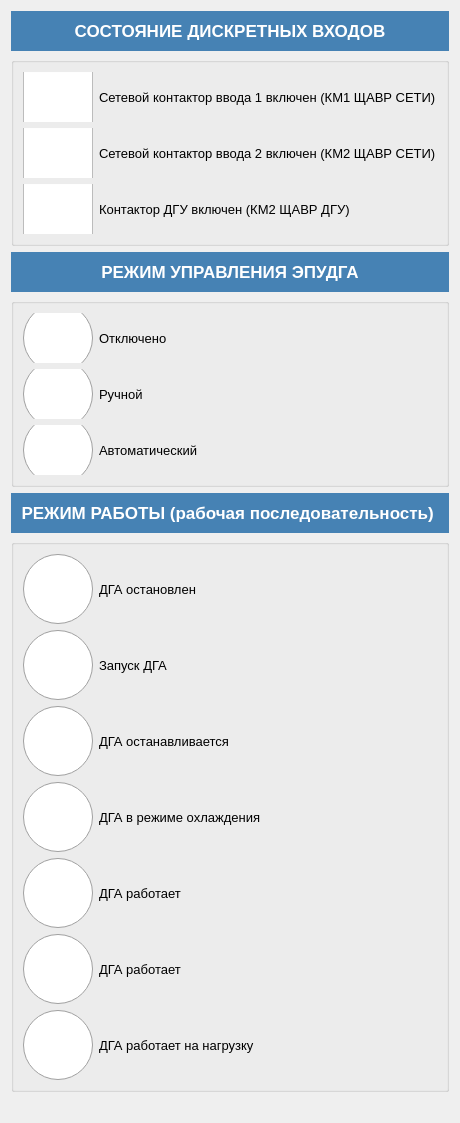
        <widget class="QWidget" name="tab_2">
         <attribute name="title">
          <string>Панель состояния ДГА</string>
         </attribute>
         <layout class="QVBoxLayout" name="verticalLayout_3">
          <item>
           <layout class="QGridLayout" name="gridLayout_4">
            <item row="0" column="0">
             <widget class="QLabel" name="label_38">
              <property name="minimumSize">
               <size>
                <width>0</width>
                <height>40</height>
               </size>
              </property>
              <property name="maximumSize">
               <size>
                <width>16777215</width>
                <height>40</height>
               </size>
              </property>
              <property name="font">
               <font>
                <family>Arimo</family>
                <pointsize>13</pointsize>
                <weight>75</weight>
                <bold>true</bold>
               </font>
              </property>
              <property name="styleSheet">
               <string notr="true">background-color: steelblue; color: white;</string>
              </property>
              <property name="text">
               <string>СОСТОЯНИЕ ДИСКРЕТНЫХ ВХОДОВ</string>
              </property>
              <property name="alignment">
               <set>Qt::AlignCenter</set>
              </property>
             </widget>
            </item>
            <item row="7" column="0">
             <widget class="QLabel" name="label_41">
              <property name="minimumSize">
               <size>
                <width>0</width>
                <height>40</height>
               </size>
              </property>
              <property name="maximumSize">
               <size>
                <width>16777215</width>
                <height>40</height>
               </size>
              </property>
              <property name="font">
               <font>
                <family>Arimo</family>
                <pointsize>13</pointsize>
                <weight>75</weight>
                <bold>true</bold>
               </font>
              </property>
              <property name="styleSheet">
               <string notr="true">background-color: steelblue; color: white;</string>
              </property>
              <property name="text">
               <string>РЕЖИМ РАБОТЫ (рабочая последовательность) </string>
              </property>
              <property name="alignment">
               <set>Qt::AlignCenter</set>
              </property>
             </widget>
            </item>
            <item row="8" column="0" rowspan="5">
             <widget class="QGroupBox" name="groupBox_2">
              <property name="minimumSize">
               <size>
                <width>0</width>
                <height>150</height>
               </size>
              </property>
              <property name="title">
               <string/>
              </property>
              <layout class="QVBoxLayout" name="verticalLayout_6">
               <item>
                <layout class="QGridLayout" name="gridLayout_6">
                 <item row="0" column="0">
                  <widget class="QRadioButton" name="radioButton_reg_133_0">
                   <property name="minimumSize">
                    <size>
                     <width>0</width>
                     <height>30</height>
                    </size>
                   </property>
                   <property name="font">
                    <font>
                     <pointsize>10</pointsize>
                     <weight>50</weight>
                     <bold>false</bold>
                    </font>
                   </property>
                   <property name="styleSheet">
                    <string notr="true">QRadioButton::indicator { width:70px; height: 70px;} 
QRadioButton::indicator::checked {image: url(:/new/images/resource/on.png);}
QRadioButton::indicator::unchecked {image: url(:/new/images/resource/off.png);}</string>
                   </property>
                   <property name="text">
                    <string>ДГА остановлен</string>
                   </property>
                  </widget>
                 </item>
                 <item row="3" column="0">
                  <widget class="QRadioButton" name="radioButton_reg_133_16">
                   <property name="minimumSize">
                    <size>
                     <width>0</width>
                     <height>30</height>
                    </size>
                   </property>
                   <property name="font">
                    <font>
                     <pointsize>10</pointsize>
                     <weight>50</weight>
                     <bold>false</bold>
                    </font>
                   </property>
                   <property name="styleSheet">
                    <string notr="true">QRadioButton::indicator { width:70px; height: 70px;} 
QRadioButton::indicator::checked {image: url(:/new/images/resource/on.png);}
QRadioButton::indicator::unchecked {image: url(:/new/images/resource/off.png);}</string>
                   </property>
                   <property name="text">
                    <string>ДГА в режиме охлаждения</string>
                   </property>
                  </widget>
                 </item>
                 <item row="6" column="0">
                  <widget class="QRadioButton" name="radioButton_reg_133_19">
                   <property name="minimumSize">
                    <size>
                     <width>0</width>
                     <height>30</height>
                    </size>
                   </property>
                   <property name="font">
                    <font>
                     <pointsize>10</pointsize>
                     <weight>50</weight>
                     <bold>false</bold>
                    </font>
                   </property>
                   <property name="styleSheet">
                    <string notr="true">QRadioButton::indicator { width:70px; height: 70px;} 
QRadioButton::indicator::checked {image: url(:/new/images/resource/on.png);}
QRadioButton::indicator::unchecked {image: url(:/new/images/resource/off.png);}</string>
                   </property>
                   <property name="text">
                    <string>ДГА работает на нагрузку</string>
                   </property>
                  </widget>
                 </item>
                 <item row="4" column="0">
                  <widget class="QRadioButton" name="radioButton_reg_133_4">
                   <property name="minimumSize">
                    <size>
                     <width>0</width>
                     <height>30</height>
                    </size>
                   </property>
                   <property name="font">
                    <font>
                     <pointsize>10</pointsize>
                     <weight>50</weight>
                     <bold>false</bold>
                    </font>
                   </property>
                   <property name="styleSheet">
                    <string notr="true">QRadioButton::indicator { width:70px; height: 70px;} 
QRadioButton::indicator::checked {image: url(:/new/images/resource/on.png);}
QRadioButton::indicator::unchecked {image: url(:/new/images/resource/off.png);}</string>
                   </property>
                   <property name="text">
                    <string>ДГА работает</string>
                   </property>
                  </widget>
                 </item>
                 <item row="1" column="0">
                  <widget class="QRadioButton" name="radioButton_reg_133_1">
                   <property name="minimumSize">
                    <size>
                     <width>0</width>
                     <height>30</height>
                    </size>
                   </property>
                   <property name="font">
                    <font>
                     <pointsize>10</pointsize>
                     <weight>50</weight>
                     <bold>false</bold>
                    </font>
                   </property>
                   <property name="styleSheet">
                    <string notr="true">QRadioButton::indicator { width:70px; height: 70px;} 
QRadioButton::indicator::checked {image: url(:/new/images/resource/on.png);}
QRadioButton::indicator::unchecked {image: url(:/new/images/resource/off.png);}</string>
                   </property>
                   <property name="text">
                    <string>Запуск ДГА</string>
                   </property>
                  </widget>
                 </item>
                 <item row="5" column="0">
                  <widget class="QRadioButton" name="radioButton_reg_133_25">
                   <property name="minimumSize">
                    <size>
                     <width>0</width>
                     <height>30</height>
                    </size>
                   </property>
                   <property name="font">
                    <font>
                     <pointsize>10</pointsize>
                     <weight>50</weight>
                     <bold>false</bold>
                    </font>
                   </property>
                   <property name="styleSheet">
                    <string notr="true">QRadioButton::indicator { width:70px; height: 70px;} 
QRadioButton::indicator::checked {image: url(:/new/images/resource/on.png);}
QRadioButton::indicator::unchecked {image: url(:/new/images/resource/off.png);}</string>
                   </property>
                   <property name="text">
                    <string>ДГА работает</string>
                   </property>
                  </widget>
                 </item>
                 <item row="2" column="0">
                  <widget class="QRadioButton" name="radioButton_reg_133_6">
                   <property name="minimumSize">
                    <size>
                     <width>0</width>
                     <height>30</height>
                    </size>
                   </property>
                   <property name="font">
                    <font>
                     <pointsize>10</pointsize>
                     <weight>50</weight>
                     <bold>false</bold>
                    </font>
                   </property>
                   <property name="styleSheet">
                    <string notr="true">QRadioButton::indicator { width:70px; height: 70px;} 
QRadioButton::indicator::checked {image: url(:/new/images/resource/on.png);}
QRadioButton::indicator::unchecked {image: url(:/new/images/resource/off.png);}</string>
                   </property>
                   <property name="text">
                    <string>ДГА останавливается</string>
                   </property>
                  </widget>
                 </item>
                </layout>
               </item>
              </layout>
             </widget>
            </item>
            <item row="6" column="0">
             <widget class="QGroupBox" name="groupBox_3">
              <property name="minimumSize">
               <size>
                <width>0</width>
                <height>100</height>
               </size>
              </property>
              <property name="title">
               <string/>
              </property>
              <layout class="QVBoxLayout" name="verticalLayout_5">
               <item>
                <layout class="QGridLayout" name="gridLayout_5">
                 <item row="2" column="0">
                  <widget class="QRadioButton" name="radioButton_reg_121_2">
                   <property name="minimumSize">
                    <size>
                     <width>0</width>
                     <height>30</height>
                    </size>
                   </property>
                   <property name="maximumSize">
                    <size>
                     <width>16777215</width>
                     <height>50</height>
                    </size>
                   </property>
                   <property name="font">
                    <font>
                     <pointsize>10</pointsize>
                     <weight>50</weight>
                     <bold>false</bold>
                    </font>
                   </property>
                   <property name="styleSheet">
                    <string notr="true">QRadioButton::indicator { width:70px; height: 70px;} 
QRadioButton::indicator::checked {image: url(:/new/images/resource/on.png);}
QRadioButton::indicator::unchecked {image: url(:/new/images/resource/off.png);}</string>
                   </property>
                   <property name="text">
                    <string>Автоматический</string>
                   </property>
                  </widget>
                 </item>
                 <item row="1" column="0">
                  <widget class="QRadioButton" name="radioButton_reg_121_1">
                   <property name="minimumSize">
                    <size>
                     <width>0</width>
                     <height>30</height>
                    </size>
                   </property>
                   <property name="maximumSize">
                    <size>
                     <width>16777215</width>
                     <height>50</height>
                    </size>
                   </property>
                   <property name="font">
                    <font>
                     <pointsize>10</pointsize>
                     <weight>50</weight>
                     <bold>false</bold>
                    </font>
                   </property>
                   <property name="styleSheet">
                    <string notr="true">QRadioButton::indicator { width:70px; height: 70px;} 
QRadioButton::indicator::checked {image: url(:/new/images/resource/on.png);}
QRadioButton::indicator::unchecked {image: url(:/new/images/resource/off.png);}</string>
                   </property>
                   <property name="text">
                    <string>Ручной</string>
                   </property>
                  </widget>
                 </item>
                 <item row="0" column="0">
                  <widget class="QRadioButton" name="radioButton_reg_121_0">
                   <property name="minimumSize">
                    <size>
                     <width>0</width>
                     <height>30</height>
                    </size>
                   </property>
                   <property name="maximumSize">
                    <size>
                     <width>16777215</width>
                     <height>50</height>
                    </size>
                   </property>
                   <property name="font">
                    <font>
                     <pointsize>10</pointsize>
                     <weight>50</weight>
                     <bold>false</bold>
                    </font>
                   </property>
                   <property name="styleSheet">
                    <string notr="true">QRadioButton::indicator { width:70px; height: 70px;} 
QRadioButton::indicator::checked {image: url(:/new/images/resource/on.png);}
QRadioButton::indicator::unchecked {image: url(:/new/images/resource/off.png);}</string>
                   </property>
                   <property name="text">
                    <string>Отключено</string>
                   </property>
                  </widget>
                 </item>
                </layout>
               </item>
              </layout>
             </widget>
            </item>
            <item row="1" column="0">
             <widget class="QGroupBox" name="groupBox">
              <property name="minimumSize">
               <size>
                <width>0</width>
                <height>100</height>
               </size>
              </property>
              <property name="maximumSize">
               <size>
                <width>16777215</width>
                <height>16777215</height>
               </size>
              </property>
              <property name="title">
               <string/>
              </property>
              <layout class="QVBoxLayout" name="verticalLayout_4">
               <item>
                <layout class="QGridLayout" name="gridLayout_7">
                 <item row="0" column="0">
                  <widget class="QCheckBox" name="checkBox_reg_101_3">
                   <property name="minimumSize">
                    <size>
                     <width>0</width>
                     <height>30</height>
                    </size>
                   </property>
                   <property name="maximumSize">
                    <size>
                     <width>16777215</width>
                     <height>50</height>
                    </size>
                   </property>
                   <property name="font">
                    <font>
                     <pointsize>10</pointsize>
                     <weight>50</weight>
                     <bold>false</bold>
                    </font>
                   </property>
                   <property name="styleSheet">
                    <string notr="true">QCheckBox::indicator { width:70px; height: 70px;} 
QCheckBox::indicator::checked {image: url(:/new/images/resource/on.png);}
QCheckBox::indicator::unchecked {image: url(:/new/images/resource/off.png);}</string>
                   </property>
                   <property name="text">
                    <string>Сетевой контактор ввода 1 включен (КМ1 ЩАВР СЕТИ)</string>
                   </property>
                   <property name="tristate">
                    <bool>false</bool>
                   </property>
                  </widget>
                 </item>
                 <item row="1" column="0">
                  <widget class="QCheckBox" name="checkBox_reg_101_4">
                   <property name="minimumSize">
                    <size>
                     <width>0</width>
                     <height>30</height>
                    </size>
                   </property>
                   <property name="maximumSize">
                    <size>
                     <width>16777215</width>
                     <height>50</height>
                    </size>
                   </property>
                   <property name="font">
                    <font>
                     <pointsize>10</pointsize>
                     <weight>50</weight>
                     <bold>false</bold>
                    </font>
                   </property>
                   <property name="styleSheet">
                    <string notr="true">QCheckBox::indicator { width:70px; height: 70px;} 
QCheckBox::indicator::checked {image: url(:/new/images/resource/on.png);}
QCheckBox::indicator::unchecked {image: url(:/new/images/resource/off.png);}</string>
                   </property>
                   <property name="text">
                    <string>Сетевой контактор ввода 2 включен (КМ2 ЩАВР СЕТИ)</string>
                   </property>
                  </widget>
                 </item>
                 <item row="2" column="0">
                  <widget class="QCheckBox" name="checkBox_reg_101_5">
                   <property name="minimumSize">
                    <size>
                     <width>0</width>
                     <height>30</height>
                    </size>
                   </property>
                   <property name="maximumSize">
                    <size>
                     <width>16777215</width>
                     <height>50</height>
                    </size>
                   </property>
                   <property name="font">
                    <font>
                     <pointsize>10</pointsize>
                     <weight>50</weight>
                     <bold>false</bold>
                    </font>
                   </property>
                   <property name="styleSheet">
                    <string notr="true">QCheckBox::indicator { width:70px; height: 70px;} 
QCheckBox::indicator::checked {image: url(:/new/images/resource/on.png);}
QCheckBox::indicator::unchecked {image: url(:/new/images/resource/off.png);}</string>
                   </property>
                   <property name="text">
                    <string>Контактор ДГУ включен (КМ2 ЩАВР ДГУ)</string>
                   </property>
                  </widget>
                 </item>
                </layout>
               </item>
              </layout>
             </widget>
            </item>
            <item row="5" column="0">
             <widget class="QLabel" name="label_40">
              <property name="minimumSize">
               <size>
                <width>0</width>
                <height>40</height>
               </size>
              </property>
              <property name="maximumSize">
               <size>
                <width>16777215</width>
                <height>40</height>
               </size>
              </property>
              <property name="font">
               <font>
                <family>Arimo</family>
                <pointsize>13</pointsize>
                <weight>75</weight>
                <bold>true</bold>
               </font>
              </property>
              <property name="styleSheet">
               <string notr="true">background-color: steelblue; color: white;</string>
              </property>
              <property name="text">
               <string>РЕЖИМ УПРАВЛЕНИЯ ЭПУДГА</string>
              </property>
              <property name="alignment">
               <set>Qt::AlignCenter</set>
              </property>
             </widget>
            </item>
            <item row="13" column="0">
             <widget class="QLabel" name="label_39">
              <property name="text">
               <string/>
              </property>
             </widget>
            </item>
           </layout>
          </item>
         </layout>
        </widget>
